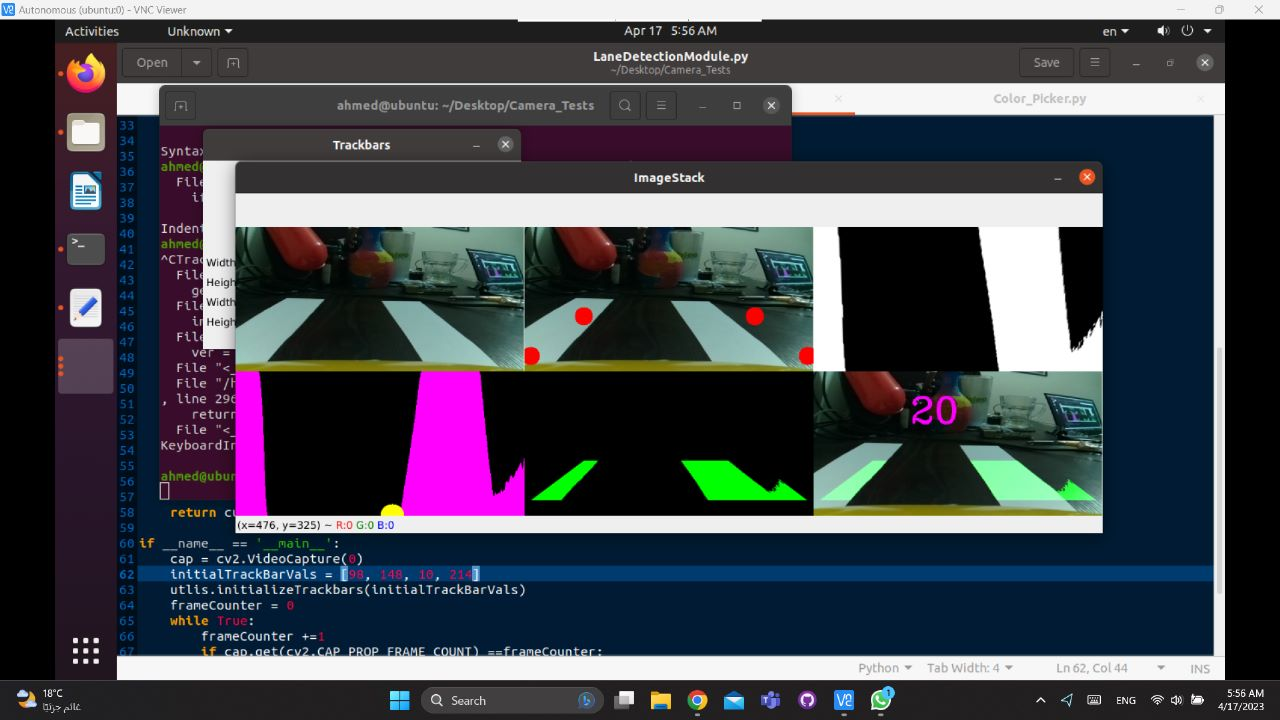
#> input picture vision_control/Left_Turn.jpg, 1280 x 720 px, given in place of the camera
$ python LaneDetectionModule.py
#> lines starting #> are read from the running program, lines starting #| are printed output that depends on the picture; after the words box and inside, x2 and y2 are one past the last pixel; in counts of white or black regions, pixels touching at a corner belong together
### vision_control/utlis.py
import cv2
import numpy as np

def thresholding(img):
    imgHsv = cv2.cvtColor(img,cv2.COLOR_BGR2HSV)
    lowerWhite = np.array([80,0,0])
    upperWhite = np.array([255,180,255])
    maskWhite = cv2.inRange(imgHsv,lowerWhite,upperWhite)
    return maskWhite

def warpImg(img,points,w,h,inv = False):
    pts1 = np.float32(points)
    pts2 = np.float32([[0,0],[w,0],[0,h],[w,h]])
    if inv:
        matrix = cv2.getPerspectiveTransform(pts2, pts1)
    else:
        matrix = cv2.getPerspectiveTransform(pts1,pts2)
    imgWarp = cv2.warpPerspective(img,matrix,(w,h))
    return imgWarp

def nothing(a):
    pass

def initializeTrackbars(intialTracbarVals,wT=480, hT=240):
    cv2.namedWindow("Trackbars")
    cv2.resizeWindow("Trackbars", 360, 240)
    cv2.createTrackbar("Width Top", "Trackbars", intialTracbarVals[0],wT//2, nothing)
    cv2.createTrackbar("Height Top", "Trackbars", intialTracbarVals[1], hT, nothing)
    cv2.createTrackbar("Width Bottom", "Trackbars", intialTracbarVals[2],wT//2, nothing)
    cv2.createTrackbar("Height Bottom", "Trackbars", intialTracbarVals[3], hT, nothing)

def valTrackbars(wT=480, hT=240):
    widthTop = cv2.getTrackbarPos("Width Top", "Trackbars")
    heightTop = cv2.getTrackbarPos("Height Top", "Trackbars")
    widthBottom = cv2.getTrackbarPos("Width Bottom", "Trackbars")
    heightBottom = cv2.getTrackbarPos("Height Bottom", "Trackbars")
    points = np.float32([(widthTop, heightTop), (wT-widthTop, heightTop),
                      (widthBottom , heightBottom ), (wT-widthBottom, heightBottom)])
    return points

def drawPoints(img,points):
    for x in range(4):
        cv2.circle(img,(int(points[x][0]),int(points[x][1])),15,(0,0,255),cv2.FILLED)
    return img

def getHistogram(img,minPer=0.1,display= False,region=1):

    if region ==1:
        histValues = np.sum(img, axis=0)
    else:
        histValues = np.sum(img[img.shape[0]//region:,:], axis=0)

    #print(histValues)
    maxValue = np.max(histValues)
    minValue = minPer*maxValue

    indexArray = np.where(histValues >= minValue)
    basePoint = int(np.average(indexArray))
    #print(basePoint)

    if display:
        imgHist = np.zeros((img.shape[0],img.shape[1],3),np.uint8)
        for x,intensity in enumerate(histValues):
            cv2.line(imgHist,(x,img.shape[0]),(x,img.shape[0]-intensity//255//region),(255,0,255),1)
            cv2.circle(imgHist,(basePoint,img.shape[0]),20,(0,255,255),cv2.FILLED)
        return basePoint,imgHist

    return basePoint

def stackImages(scale,imgArray):
    rows = len(imgArray)
    cols = len(imgArray[0])
    rowsAvailable = isinstance(imgArray[0], list)
    width = imgArray[0][0].shape[1]
    height = imgArray[0][0].shape[0]
    if rowsAvailable:
        for x in range ( 0, rows):
            for y in range(0, cols):
                if imgArray[x][y].shape[:2] == imgArray[0][0].shape [:2]:
                    imgArray[x][y] = cv2.resize(imgArray[x][y], (0, 0), None, scale, scale)
                else:
                    imgArray[x][y] = cv2.resize(imgArray[x][y], (imgArray[0][0].shape[1], imgArray[0][0].shape[0]), None, scale, scale)
                if len(imgArray[x][y].shape) == 2: imgArray[x][y]= cv2.cvtColor( imgArray[x][y], cv2.COLOR_GRAY2BGR)
        imageBlank = np.zeros((height, width, 3), np.uint8)
        hor = [imageBlank]*rows
        hor_con = [imageBlank]*rows
        for x in range(0, rows):
            hor[x] = np.hstack(imgArray[x])
        ver = np.vstack(hor)
    else:
        for x in range(0, rows):
            if imgArray[x].shape[:2] == imgArray[0].shape[:2]:
                imgArray[x] = cv2.resize(imgArray[x], (0, 0), None, scale, scale)
            else:
                imgArray[x] = cv2.resize(imgArray[x], (imgArray[0].shape[1], imgArray[0].shape[0]), None,scale, scale)
            if len(imgArray[x].shape) == 2: imgArray[x] = cv2.cvtColor(imgArray[x], cv2.COLOR_GRAY2BGR)
        hor= np.hstack(imgArray)
        ver = hor
    return ver

### vision_control/LaneDetectionModule.py
import cv2
import numpy as np
import utlis

curveList = []
avgVal=10

def getLaneCurve(img,display=2):

    imgCopy = img.copy()
    imgResult = img.copy()
    #### STEP 1
    imgThres = utlis.thresholding(img)

    #### STEP 2
    hT, wT, c = img.shape
    points = utlis.valTrackbars()
    imgWarp = utlis.warpImg(imgThres,points,wT,hT)
    imgWarpPoints = utlis.drawPoints(imgCopy,points)

    #### STEP 3
    middlePoint,imgHist = utlis.getHistogram(imgWarp,display=True,minPer=0.5,region=4)
    curveAveragePoint, imgHist = utlis.getHistogram(imgWarp, display=True, minPer=0.9)
    curveRaw = curveAveragePoint - middlePoint

    #### SETP 4
    curveList.append(curveRaw)
    if len(curveList)>avgVal:
        curveList.pop(0)
    curve = int(sum(curveList)/len(curveList))

    #### STEP 5
    if display != 0:
        imgInvWarp = utlis.warpImg(imgWarp, points, wT, hT, inv=True)
        imgInvWarp = cv2.cvtColor(imgInvWarp, cv2.COLOR_GRAY2BGR)
        imgInvWarp[0:hT // 3, 0:wT] = 0, 0, 0
        imgLaneColor = np.zeros_like(img)
        imgLaneColor[:] = 0, 255, 0
        imgLaneColor = cv2.bitwise_and(imgInvWarp, imgLaneColor)
        imgResult = cv2.addWeighted(imgResult, 1, imgLaneColor, 1, 0)
        midY = 450
        cv2.putText(imgResult, str(curve), (wT // 2 - 80, 85), cv2.FONT_HERSHEY_COMPLEX, 2, (255, 0, 255), 3)
        cv2.line(imgResult, (wT // 2, midY), (wT // 2 + (curve * 3), midY), (255, 0, 255), 5)
        cv2.line(imgResult, ((wT // 2 + (curve * 3)), midY - 25), (wT // 2 + (curve * 3), midY + 25), (0, 255, 0), 5)
        for x in range(-30, 30):
            w = wT // 20
            cv2.line(imgResult, (w * x + int(curve // 50), midY - 10),
                     (w * x + int(curve // 50), midY + 10), (0, 0, 255), 2)
        #fps = cv2.getTickFrequency() / (cv2.getTickCount() - timer);
        #cv2.putText(imgResult, 'FPS ' + str(int(fps)), (20, 40), cv2.FONT_HERSHEY_SIMPLEX, 1, (230, 50, 50), 3);
    if display == 2:
        imgStacked = utlis.stackImages(0.7, ([img, imgWarpPoints, imgWarp],
                                             [imgHist, imgLaneColor, imgResult]))
        cv2.imshow('ImageStack', imgStacked)
    elif display == 1:
        cv2.imshow('Resutlt', imgResult)

    #### NORMALIZATION
    curve = curve/100
    if curve>0.03: curve =1
    elif curve<-0.03:curve = -1
    else: curve = 0

    return curve


if __name__ == '__main__':
    cap = cv2.VideoCapture(0)
    intialTrackBarVals = [63, 183, 0, 240 ]
    utlis.initializeTrackbars(intialTrackBarVals)
    frameCounter = 0
    while True:
        frameCounter += 1
        if cap.get(cv2.CAP_PROP_FRAME_COUNT) == frameCounter:
            cap.set(cv2.CAP_PROP_POS_FRAMES, 0)
            frameCounter = 0

        success, img = cap.read()
#> img is the input picture: shape (720, 1280, 3); mean B, G, R 79.5, 70.3, 68.1
        img = cv2.resize(img,(480,240))
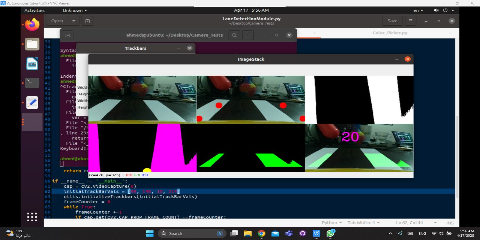
#> img: shape (240, 480, 3); mean B, G, R 79.7, 70.6, 68.4
        curve = getLaneCurve(img,display=2)
#> in thresholding, `imgHsv = cv2.cvtColor(img,cv2.COLOR_BGR2HSV)`: imgHsv: shape (240, 480, 3); mean H, S, V 68.7, 97.2, 85.3
#> in thresholding, `maskWhite = cv2.inRange(imgHsv,lowerWhite,upperWhite)`:
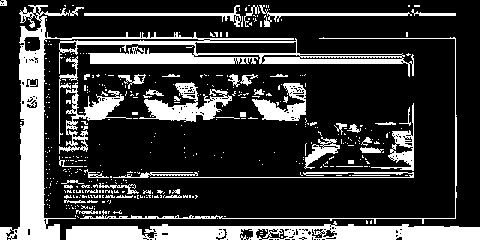
#> maskWhite: shape (240, 480); 22.5% white; 413 white regions (362 under 20 px), largest, box (x1, y1, x2, y2) and area: (0, 5, 414, 240) 9899, (66, 221, 480, 240) 5118, (139, 82, 232, 122) 1523
#> in warpImg, `imgWarp = cv2.warpPerspective(img,matrix,(w,h))`:
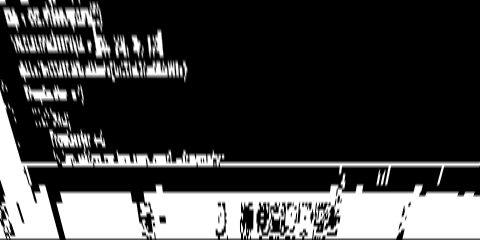
#> imgWarp: shape (240, 480); min 0, max 255, mean 64.5
#> in getHistogram, `histValues = np.sum(img[img.shape[0]//region:,:], axis=0)`: histValues = 480 values, max 30614 at index 5, min 4884 at index 248, mean 14113.9
#> in getHistogram, `maxValue = np.max(histValues)`: maxValue = 30614
#> in getHistogram, `minValue = minPer*maxValue`: minValue = 15307
#> in getHistogram, `basePoint = int(np.average(indexArray))`: basePoint = 93
#> the loop in getHistogram, `for x,intensity in enumerate(histValues):` made 480 passes
#> intensity on passes 1 to 3: 29523, 28626, 29080
#> after the loop in getHistogram, `for x,intensity in enumerate(histValues):`:
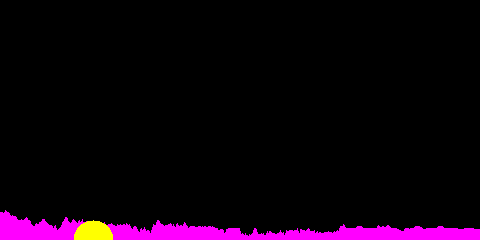
#> imgHist: shape (240, 480, 3); mean of channels 0, 1, 2 12.9, 1.3, 14.2; drawn as B, G, R
#> call 2 of getHistogram, with minPer = 0.9, display = True, region = 1
#> in getHistogram (call 2), `histValues = np.sum(img, axis=0)`: histValues = 480 values, max 33415 at index 6, min 4884 at index 248, mean 15478.6
#> in getHistogram (call 2), `maxValue = np.max(histValues)`: maxValue = 33415
#> in getHistogram (call 2), `minValue = minPer*maxValue`: minValue = 30073.5
#> in getHistogram (call 2), `indexArray = np.where(histValues >= minValue)`: indexArray = ([0, 4, 5, 6, 7, 8, 9, 10, 14, 15],)
#> in getHistogram (call 2), `basePoint = int(np.average(indexArray))`: basePoint = 7
#> the loop in getHistogram (call 2), `for x,intensity in enumerate(histValues):` made 480 passes
#> intensity on passes 1 to 3: 30376, 29479, 29946
#> after the loop in getHistogram (call 2), `for x,intensity in enumerate(histValues):`:
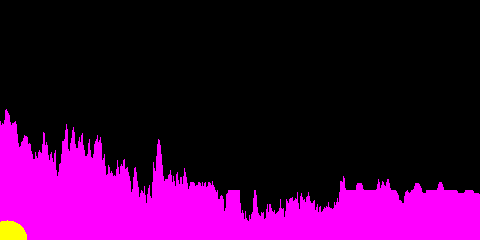
#> imgHist: shape (240, 480, 3); mean of channels 0, 1, 2 63, 1, 64; drawn as B, G, R
#> in getLaneCurve, `curveRaw = curveAveragePoint - middlePoint`: curveRaw = -86
#> in getLaneCurve, `cv2.putText(imgResult, str(curve), (wT // 2 - 80, 85), cv2.FONT_HERSHE..`:
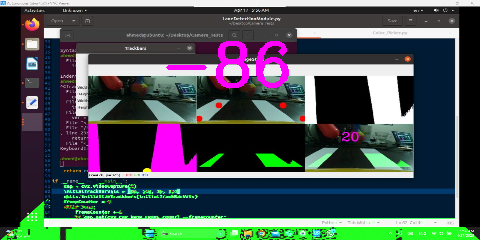
#> imgResult: shape (240, 480, 3); mean B, G, R 81.9, 81.6, 70.5
#> after the loop in stackImages, `for x in range(0, rows):`: hor = 2 items
#> in stackImages, `ver = np.vstack(hor)`:
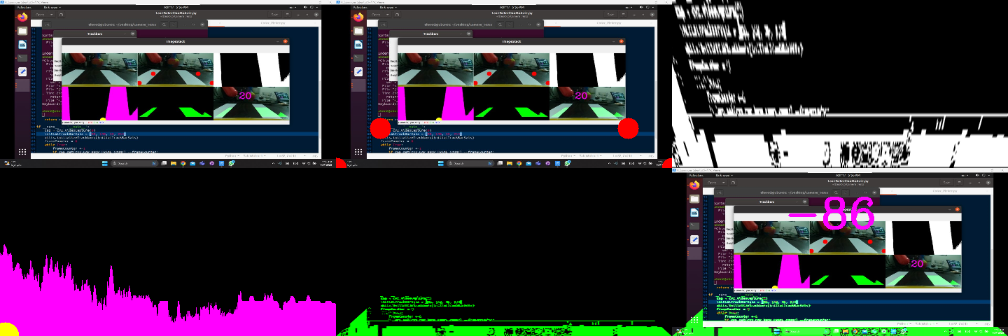
#> ver: shape (336, 1008, 3); mean of channels 0, 1, 2 61.3, 50.7, 56.6; drawn as B, G, R
#> in getLaneCurve, `curve = curve/100`: curve = -0.86
#> curve = -1
        print(curve)
#| -1
        #cv2.imshow('Vid',img)
        cv2.waitKey(1)
